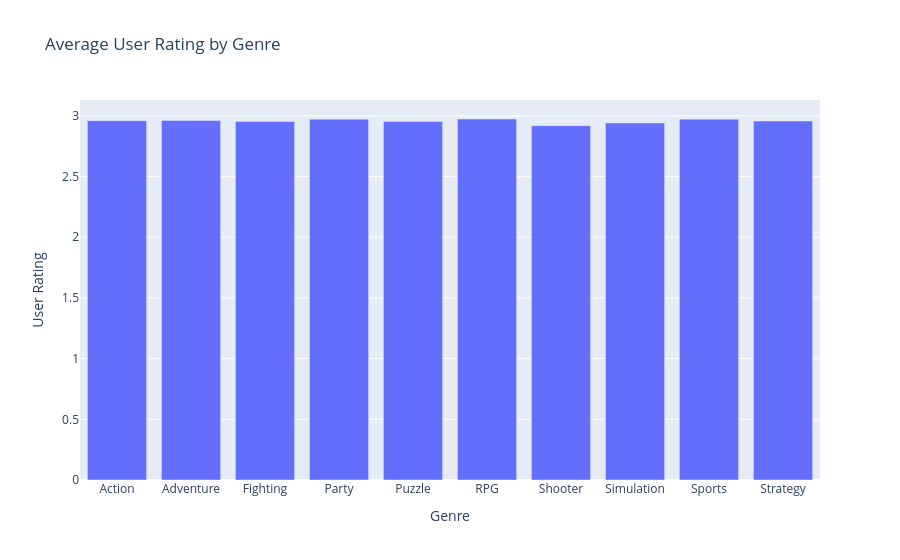

Notebook code cell kept with this figure:
### Code cell
rating_genre = dataset.groupby("Genre")["User Rating"].mean().reset_index()

fig = px.bar(
    rating_genre,
    x="Genre",
    y="User Rating",
    title="Average User Rating by Genre"
)

fig.show()

### Figure 1 — Plotly figure (JSON) as saved in the notebook; plotly's stock layout.template omitted (floating-point values rounded to 4 significant figures)
{"data": [{"hovertemplate": "Genre=%{x}<br>User Rating=%{y}<extra></extra>", "legendgroup": "", "marker": {"color": "#636efa", "pattern": {"shape": ""}}, "name": "", "orientation": "v", "showlegend": false, "textposition": "auto", "type": "bar", "x": ["Action", "Adventure", "Fighting", "Party", "Puzzle", "RPG", "Shooter", "Simulation", "Sports", "Strategy"], "xaxis": "x", "y": [2.961, 2.961, 2.954, 2.972, 2.954, 2.974, 2.919, 2.942, 2.972, 2.958], "yaxis": "y"}], "layout": {"barmode": "relative", "legend": {"tracegroupgap": 0}, "title": {"text": "Average User Rating by Genre"}, "xaxis": {"anchor": "y", "domain": [0, 1], "title": {"text": "Genre"}}, "yaxis": {"anchor": "x", "domain": [0, 1], "title": {"text": "User Rating"}}}}
